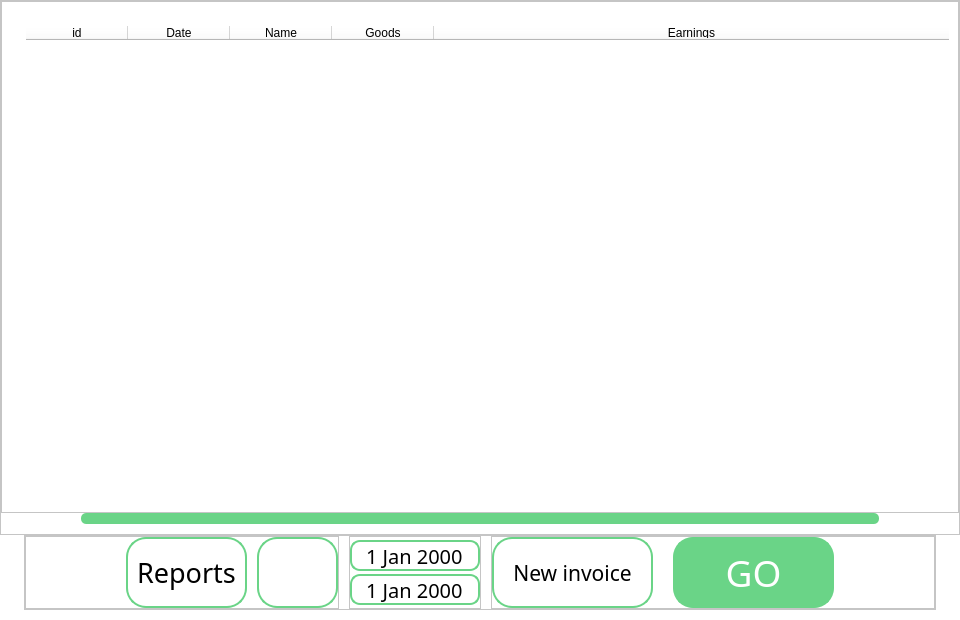
<?xml version="1.0" encoding="UTF-8"?>
<ui version="4.0">
 <class>Invoices</class>
 <widget class="QDialog" name="Invoices">
  <property name="geometry">
   <rect>
    <x>0</x>
    <y>0</y>
    <width>960</width>
    <height>620</height>
   </rect>
  </property>
  <property name="minimumSize">
   <size>
    <width>960</width>
    <height>620</height>
   </size>
  </property>
  <property name="font">
   <font>
    <family>Bauhaus 93</family>
    <pointsize>72</pointsize>
   </font>
  </property>
  <property name="windowTitle">
   <string>Invoices</string>
  </property>
  <property name="styleSheet">
   <string notr="true">background: rgb(255, 255, 255);
background-position: center;</string>
  </property>
  <layout class="QVBoxLayout" name="verticalLayout_2">
   <property name="spacing">
    <number>0</number>
   </property>
   <property name="leftMargin">
    <number>0</number>
   </property>
   <property name="topMargin">
    <number>0</number>
   </property>
   <property name="rightMargin">
    <number>0</number>
   </property>
   <property name="bottomMargin">
    <number>0</number>
   </property>
   <item>
    <layout class="QVBoxLayout" name="verticalLayout">
     <item>
      <widget class="QFrame" name="frame">
       <property name="frameShape">
        <enum>QFrame::StyledPanel</enum>
       </property>
       <property name="frameShadow">
        <enum>QFrame::Raised</enum>
       </property>
       <layout class="QVBoxLayout" name="verticalLayout_7">
        <property name="spacing">
         <number>0</number>
        </property>
        <property name="leftMargin">
         <number>0</number>
        </property>
        <property name="topMargin">
         <number>0</number>
        </property>
        <property name="rightMargin">
         <number>0</number>
        </property>
        <property name="bottomMargin">
         <number>0</number>
        </property>
        <item>
         <layout class="QVBoxLayout" name="verticalLayout_6">
          <item>
           <widget class="QFrame" name="frame_6">
            <property name="frameShape">
             <enum>QFrame::StyledPanel</enum>
            </property>
            <property name="frameShadow">
             <enum>QFrame::Raised</enum>
            </property>
            <layout class="QVBoxLayout" name="verticalLayout_9">
             <property name="spacing">
              <number>0</number>
             </property>
             <property name="leftMargin">
              <number>20</number>
             </property>
             <property name="topMargin">
              <number>20</number>
             </property>
             <property name="rightMargin">
              <number>5</number>
             </property>
             <property name="bottomMargin">
              <number>20</number>
             </property>
             <item>
              <widget class="QTableWidget" name="tableWidget">
               <property name="font">
                <font>
                 <family>Dubai Light</family>
                 <pointsize>14</pointsize>
                </font>
               </property>
               <property name="styleSheet">
                <string notr="true">background-color: white;
border-radius: 20;
color: black; 
border: 2px solid white;</string>
               </property>
               <property name="verticalScrollBarPolicy">
                <enum>Qt::ScrollBarAsNeeded</enum>
               </property>
               <attribute name="horizontalHeaderVisible">
                <bool>true</bool>
               </attribute>
               <attribute name="horizontalHeaderCascadingSectionResizes">
                <bool>true</bool>
               </attribute>
               <attribute name="horizontalHeaderDefaultSectionSize">
                <number>102</number>
               </attribute>
               <attribute name="horizontalHeaderHighlightSections">
                <bool>false</bool>
               </attribute>
               <attribute name="horizontalHeaderShowSortIndicator" stdset="0">
                <bool>true</bool>
               </attribute>
               <attribute name="horizontalHeaderStretchLastSection">
                <bool>true</bool>
               </attribute>
               <attribute name="verticalHeaderVisible">
                <bool>false</bool>
               </attribute>
               <attribute name="verticalHeaderHighlightSections">
                <bool>false</bool>
               </attribute>
               <attribute name="verticalHeaderShowSortIndicator" stdset="0">
                <bool>false</bool>
               </attribute>
               <attribute name="verticalHeaderStretchLastSection">
                <bool>false</bool>
               </attribute>
               <column>
                <property name="text">
                 <string>id</string>
                </property>
               </column>
               <column>
                <property name="text">
                 <string>Date</string>
                </property>
               </column>
               <column>
                <property name="text">
                 <string>Name</string>
                </property>
               </column>
               <column>
                <property name="text">
                 <string>Goods</string>
                </property>
               </column>
               <column>
                <property name="text">
                 <string>Earnings</string>
                </property>
               </column>
              </widget>
             </item>
            </layout>
           </widget>
          </item>
         </layout>
        </item>
        <item>
         <layout class="QVBoxLayout" name="verticalLayout_5">
          <property name="spacing">
           <number>0</number>
          </property>
          <property name="leftMargin">
           <number>80</number>
          </property>
          <property name="rightMargin">
           <number>80</number>
          </property>
          <property name="bottomMargin">
           <number>10</number>
          </property>
          <item alignment="Qt::AlignVCenter">
           <widget class="QFrame" name="frame_7">
            <property name="minimumSize">
             <size>
              <width>0</width>
              <height>11</height>
             </size>
            </property>
            <property name="maximumSize">
             <size>
              <width>16777215</width>
              <height>0</height>
             </size>
            </property>
            <property name="styleSheet">
             <string notr="true">background-color: #6ad487;
border-radius: 5;
color: white; 
</string>
            </property>
            <property name="frameShape">
             <enum>QFrame::StyledPanel</enum>
            </property>
            <property name="frameShadow">
             <enum>QFrame::Raised</enum>
            </property>
            <layout class="QVBoxLayout" name="verticalLayout_8">
             <property name="spacing">
              <number>0</number>
             </property>
             <property name="leftMargin">
              <number>80</number>
             </property>
             <property name="topMargin">
              <number>10</number>
             </property>
             <property name="rightMargin">
              <number>80</number>
             </property>
             <property name="bottomMargin">
              <number>20</number>
             </property>
            </layout>
           </widget>
          </item>
         </layout>
        </item>
       </layout>
      </widget>
     </item>
    </layout>
   </item>
   <item>
    <layout class="QHBoxLayout" name="horizontalLayout">
     <property name="spacing">
      <number>10</number>
     </property>
     <property name="bottomMargin">
      <number>10</number>
     </property>
     <item alignment="Qt::AlignHCenter">
      <widget class="QFrame" name="frame_2">
       <property name="frameShape">
        <enum>QFrame::StyledPanel</enum>
       </property>
       <property name="frameShadow">
        <enum>QFrame::Raised</enum>
       </property>
       <layout class="QHBoxLayout" name="horizontalLayout_4">
        <property name="spacing">
         <number>10</number>
        </property>
        <property name="leftMargin">
         <number>0</number>
        </property>
        <property name="topMargin">
         <number>0</number>
        </property>
        <property name="rightMargin">
         <number>0</number>
        </property>
        <property name="bottomMargin">
         <number>0</number>
        </property>
        <item>
         <layout class="QHBoxLayout" name="horizontalLayout_2">
          <item>
           <widget class="QFrame" name="frame_3">
            <property name="frameShape">
             <enum>QFrame::StyledPanel</enum>
            </property>
            <property name="frameShadow">
             <enum>QFrame::Raised</enum>
            </property>
            <layout class="QHBoxLayout" name="horizontalLayout_5">
             <property name="spacing">
              <number>10</number>
             </property>
             <property name="leftMargin">
              <number>100</number>
             </property>
             <property name="topMargin">
              <number>0</number>
             </property>
             <property name="rightMargin">
              <number>0</number>
             </property>
             <property name="bottomMargin">
              <number>0</number>
             </property>
             <item>
              <widget class="QPushButton" name="ReportsButton">
               <property name="minimumSize">
                <size>
                 <width>121</width>
                 <height>71</height>
                </size>
               </property>
               <property name="maximumSize">
                <size>
                 <width>121</width>
                 <height>71</height>
                </size>
               </property>
               <property name="font">
                <font>
                 <family>Dubai Light</family>
                 <pointsize>20</pointsize>
                </font>
               </property>
               <property name="styleSheet">
                <string notr="true">QPushButton{
background-color: white;
border-radius: 20;
color: black; 
border: 2px solid #6ad487;
}

QPushButton:hover {

	
	background-color: #6ad487;
	border-color: rgb(255, 255, 255);
	selection-color: rgb(92, 186, 117);
	font: 57 20pt &quot;Dubai Medium&quot;;
	color: white;
}
</string>
               </property>
               <property name="text">
                <string>Reports</string>
               </property>
              </widget>
             </item>
             <item>
              <widget class="QPushButton" name="PlotsButton">
               <property name="minimumSize">
                <size>
                 <width>81</width>
                 <height>71</height>
                </size>
               </property>
               <property name="maximumSize">
                <size>
                 <width>81</width>
                 <height>71</height>
                </size>
               </property>
               <property name="font">
                <font>
                 <family>Broadway</family>
                 <pointsize>28</pointsize>
                </font>
               </property>
               <property name="styleSheet">
                <string notr="true">QPushButton{
background-color: white;
border-radius: 20;
color: black; 
border: 2px solid #6ad487;
}

QPushButton:hover {

	
	border: 3px solid #6ad487;
	selection-color: rgb(92, 186, 117);
	font: 57 20pt &quot;Dubai Medium&quot;;
	color: white;
}
</string>
               </property>
               <property name="text">
                <string/>
               </property>
               <property name="icon">
                <iconset>
                 <normaloff>plots.png</normaloff>plots.png</iconset>
               </property>
               <property name="iconSize">
                <size>
                 <width>55</width>
                 <height>55</height>
                </size>
               </property>
              </widget>
             </item>
            </layout>
           </widget>
          </item>
         </layout>
        </item>
        <item>
         <layout class="QVBoxLayout" name="verticalLayout_3">
          <item>
           <widget class="QFrame" name="frame_4">
            <property name="frameShape">
             <enum>QFrame::StyledPanel</enum>
            </property>
            <property name="frameShadow">
             <enum>QFrame::Raised</enum>
            </property>
            <layout class="QVBoxLayout" name="verticalLayout_4">
             <property name="spacing">
              <number>0</number>
             </property>
             <property name="leftMargin">
              <number>0</number>
             </property>
             <property name="topMargin">
              <number>0</number>
             </property>
             <property name="rightMargin">
              <number>0</number>
             </property>
             <property name="bottomMargin">
              <number>0</number>
             </property>
             <item>
              <widget class="QDateEdit" name="datePicker1">
               <property name="minimumSize">
                <size>
                 <width>130</width>
                 <height>0</height>
                </size>
               </property>
               <property name="maximumSize">
                <size>
                 <width>200</width>
                 <height>31</height>
                </size>
               </property>
               <property name="font">
                <font>
                 <family>Dubai Light</family>
                 <pointsize>15</pointsize>
                </font>
               </property>
               <property name="accessibleDescription">
                <string/>
               </property>
               <property name="layoutDirection">
                <enum>Qt::LeftToRight</enum>
               </property>
               <property name="autoFillBackground">
                <bool>false</bool>
               </property>
               <property name="styleSheet">
                <string notr="true">QDateEdit{
background-color: white;
border: 2px solid #6ad487;
border-radius: 10;
}

QDateEdit:hover {


	border: 3px solid  #6ad487;
	

}
</string>
               </property>
               <property name="alignment">
                <set>Qt::AlignCenter</set>
               </property>
               <property name="buttonSymbols">
                <enum>QAbstractSpinBox::NoButtons</enum>
               </property>
              </widget>
             </item>
             <item>
              <widget class="QDateEdit" name="datePicker2">
               <property name="minimumSize">
                <size>
                 <width>130</width>
                 <height>0</height>
                </size>
               </property>
               <property name="maximumSize">
                <size>
                 <width>200</width>
                 <height>31</height>
                </size>
               </property>
               <property name="font">
                <font>
                 <family>Dubai Light</family>
                 <pointsize>15</pointsize>
                </font>
               </property>
               <property name="layoutDirection">
                <enum>Qt::LeftToRight</enum>
               </property>
               <property name="styleSheet">
                <string notr="true">QDateEdit{
background-color: white;
border: 2px solid #6ad487;
border-radius: 10;
}

QDateEdit:hover {


	border: 3px solid  #6ad487;
	

}
</string>
               </property>
               <property name="alignment">
                <set>Qt::AlignCenter</set>
               </property>
               <property name="buttonSymbols">
                <enum>QAbstractSpinBox::NoButtons</enum>
               </property>
              </widget>
             </item>
            </layout>
           </widget>
          </item>
         </layout>
        </item>
        <item>
         <layout class="QHBoxLayout" name="horizontalLayout_3">
          <item>
           <widget class="QFrame" name="frame_5">
            <property name="frameShape">
             <enum>QFrame::StyledPanel</enum>
            </property>
            <property name="frameShadow">
             <enum>QFrame::Raised</enum>
            </property>
            <layout class="QHBoxLayout" name="horizontalLayout_6">
             <property name="spacing">
              <number>20</number>
             </property>
             <property name="leftMargin">
              <number>0</number>
             </property>
             <property name="topMargin">
              <number>0</number>
             </property>
             <property name="rightMargin">
              <number>100</number>
             </property>
             <property name="bottomMargin">
              <number>0</number>
             </property>
             <item>
              <widget class="QPushButton" name="newInvoiceButton">
               <property name="minimumSize">
                <size>
                 <width>161</width>
                 <height>71</height>
                </size>
               </property>
               <property name="maximumSize">
                <size>
                 <width>161</width>
                 <height>71</height>
                </size>
               </property>
               <property name="font">
                <font>
                 <family>Dubai Light</family>
                 <pointsize>16</pointsize>
                </font>
               </property>
               <property name="styleSheet">
                <string notr="true">QPushButton{
background-color: white;
border-radius: 20;
color: black; 
border: 2px solid #6ad487;
}

QPushButton:hover {

	
	background-color: #ffffff;
	border: 3px solid #6ad487;
	selection-color: rgb(92, 186, 117);
	font: 25 16pt &quot;Dubai Light&quot;;
	
	
}
</string>
               </property>
               <property name="text">
                <string>New invoice</string>
               </property>
              </widget>
             </item>
             <item>
              <widget class="QPushButton" name="showInvoicesButton">
               <property name="minimumSize">
                <size>
                 <width>161</width>
                 <height>71</height>
                </size>
               </property>
               <property name="maximumSize">
                <size>
                 <width>161</width>
                 <height>71</height>
                </size>
               </property>
               <property name="font">
                <font>
                 <family>Broadway</family>
                 <pointsize>28</pointsize>
                </font>
               </property>
               <property name="styleSheet">
                <string notr="true">
QPushButton{
background-color: #6ad487;
border-radius: 20;
color: white; 

border: 2px solid #6ad487;
}

QPushButton:hover {

	
	
	border-color: rgb(255, 255, 255);
	font: 28pt &quot;Broadway&quot;;
}

</string>
               </property>
               <property name="text">
                <string>GO</string>
               </property>
              </widget>
             </item>
            </layout>
           </widget>
          </item>
         </layout>
        </item>
       </layout>
      </widget>
     </item>
    </layout>
   </item>
  </layout>
 </widget>
 <resources/>
 <connections/>
</ui>
